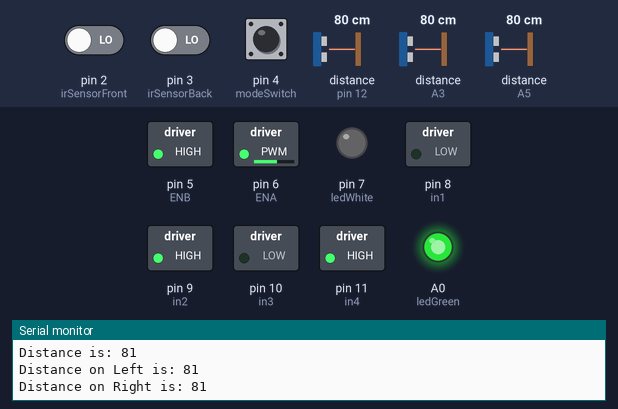
Bench run of a sketch on a simulated Arduino Uno, built with avr-gcc and run on an emulated ATmega328P. Parts: switched loads named in the sketch (green lamp = pin HIGH), output pins drawn as LEDs (lit = HIGH), the last lines printed to the serial monitor. Dashed ring = blinking. Inputs (shaded band) come from the test bench; at power-on: distance to the obstacle (sensors on A3, pin 12, A5) 80 cm, pin 4 (modeSwitch) HIGH, pin 3 (irSensorBack) LOW, pin 2 (irSensorFront) LOW. The echo pulse lasts 58.3 µs per cm.

Above: at 1.2 s.
1.3 s: distance to the obstacle (sensor on A3) set to 17 cm
4.3 s: distance to the obstacle (sensor on A3) set to 14 cm
At 5.3 s:
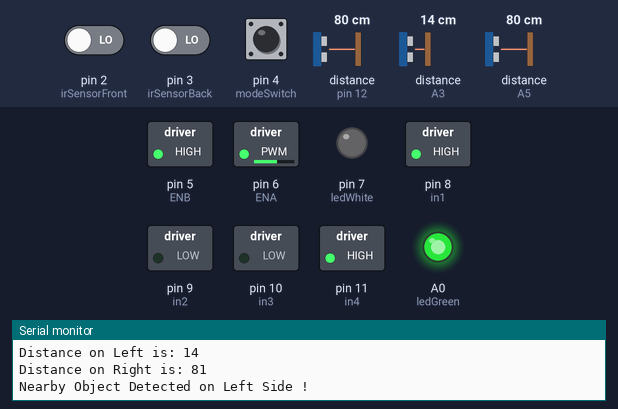
7.3 s: pin 4 (modeSwitch) pulled LOW for 1 s
At 9.9 s:
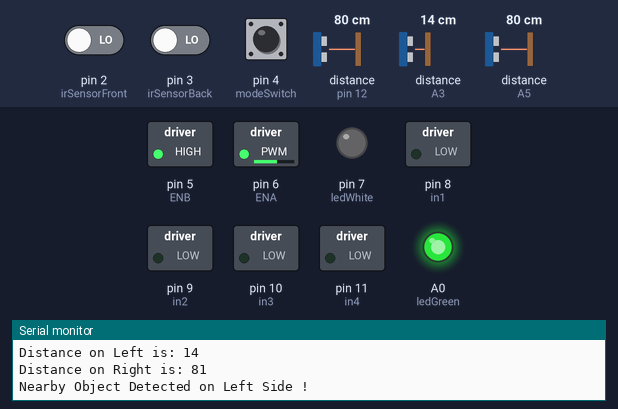
10.3 s: pin 3 (irSensorBack) driven HIGH
At 11.15 s:
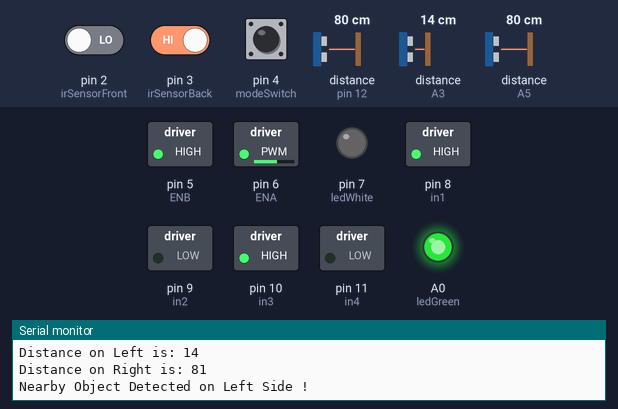
13.3 s: distance to the obstacle (sensor on pin 12) set to 17 cm
16.3 s: distance to the obstacle (sensor on pin 12) set to 13 cm
At 18.1 s:
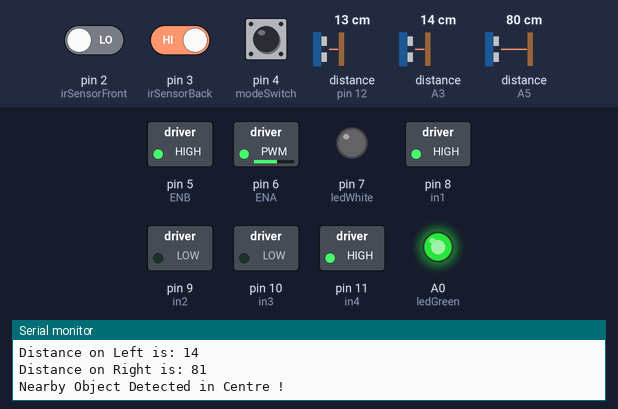
Timing chart, 0 to 20.3 s (numbered marks = the images above; inputs shaded):
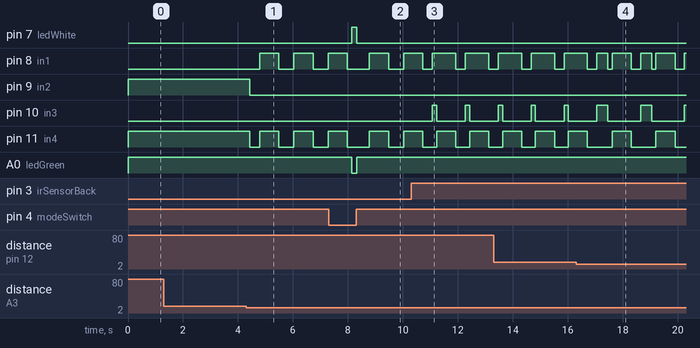

Measured:
- the behaviour switches between 16 and 15 cm on distance to the obstacle (sensor on A3) (found by bisection; images 0 and 1)
- the behaviour switches between 16 and 15 cm on distance to the obstacle (sensor on pin 12) (found by bisection; images 3 and 4)
- after the input at 4.3 s, pin 8 (in1): alternates HIGH for 0.70 s and LOW for 0.55 s, starting after 0.48 s; pin 9 (in2): HIGH → LOW after 0.13 s; pin 11 (in4): HIGH → LOW after 0.13 s, then repeats every 1.2 s: HIGH 0.70 s, LOW 0.55 s
- after the input at 7.3 s, pin 7 (ledWhite): LOW → HIGH after 0.83 s, → LOW 0.19 s later; A0 (ledGreen): HIGH → LOW after 0.83 s, → HIGH 0.19 s later
- after the input at 10.3 s, pin 10 (in3): alternates HIGH for 0.15 s and LOW for 1.0 s, starting after 0.78 s
- after the input at 16.3 s, pin 10 (in3): alternates HIGH for 0.40 s and LOW for 1.2 s, starting after 1.2 s; pin 11 (in4): alternates HIGH for 0.70 s and LOW for 0.89 s, starting after 1.3 s

The sketch:

Intelligent_House_Cleaning_Robot-Delay-MAIN.ino
```cpp
/*

Project Name: Intelligent House Cleaning Robot
Author: Dhyey Shah
Date Modified: 26th July, 2022

*/

/*-----------------------------------------------------------------------------START OF MAIN PROGRAM------------------------------------------------------------------------------*/


// Include Libraries
#include <NewPing.h>

// Defining Variables
#define RX 0
#define TX 1
#define irSensorFront 2
#define irSensorBack 3
#define modeSwitch 4
#define ENA 6                  // Enable Pin for Right Motor
#define ENB 5                  // Enable Pin for Left Motor
#define ledGreen A0
#define ledWhite 7
#define in1 8                  // Right Motor Forward
#define in2 9                  // Right Motor Backward
#define in3 10                 // Left Motor Forward
#define in4 11                 // Left Motor Backward
#define echoUS1 12
#define trigUS1 13
#define echoUS2 A3
#define trigUS2 A2
#define echoUS3 A5
#define trigUS3 A4

// #define servoAngle 105

char val;

//unsigned long prevTime_1 = 0;
//unsigned long prevTime_2 = 0;
//unsigned long prevTime_3 = 0;
//unsigned long prevTime_4 = 0;
//unsigned long prevTime_5 = 0;
//unsigned long prevTime_6 = 0;
//unsigned long prevTime_7 = 0;
//unsigned long prevTime_8 = 0;
//
//unsigned long currTime = millis();


// Creating Object Instances for Peripherals
NewPing sonar1(trigUS1, echoUS1, 300);
NewPing sonar2(trigUS2, echoUS2, 200);
NewPing sonar3(trigUS3, echoUS3, 200);


/*-------------------------------------------------------------------------------------*/


void setup() {

  Serial.begin(9600);

//  servo.attach(servoMotor);
//  servo.write(servoAngle);

  pinMode(ledGreen, OUTPUT);
  pinMode(ledWhite, OUTPUT);
  pinMode(in1, OUTPUT);
  pinMode(in2, OUTPUT);
  pinMode(in3, OUTPUT);
  pinMode(in4, OUTPUT);
  pinMode(ENA, OUTPUT);
  pinMode(ENB, OUTPUT);
  analogWrite(ENA, 145);
  analogWrite(ENB, 255);

  pinMode(irSensorFront, INPUT);
  pinMode(irSensorBack, INPUT);
  pinMode(modeSwitch, INPUT_PULLUP);

  digitalWrite(ledGreen, LOW);
  digitalWrite(ledWhite, LOW);

}

void loop() {

  if (digitalRead(modeSwitch) == HIGH){
    digitalWrite(ledGreen, HIGH);
    digitalWrite(ledWhite, LOW);
    automatic();
    }
  else if (digitalRead(modeSwitch) == LOW){
    digitalWrite(ledWhite, HIGH);
    digitalWrite(ledGreen, LOW);
    manual();
    }

  // Controlling both Sweeper & Scrubber Motors ( x4 Motors ) with 2 seperate Switches & 2 Batteries.

}


/*----------------------------PRIMARY USER FUNCTIONS-------------------------------*/


void automatic(){

  unsigned int dist_val1 = readDistance1();
  unsigned int dist_val2 = readDistance2();
  unsigned int dist_val3 = readDistance3();

  if ( dist_val1 <= 15 && dist_val1 != 0 ){

      Serial.println("Nearby Object Detected in Centre !");
      stopRobot();
      delay(150);
      moveBack();
      delay(400);
      stopRobot();
      delay(150);

      if ( dist_val2 > dist_val3){                  // dist_val2 for Sensor on Left, dist_val3 for Sensor on Right

          turnLeft();
          delay(400);
          stopRobot();
          delay(150);

        }

       else if ( dist_val2 < dist_val3){               // dist_val2 for Sensor on Left, dist_val3 for Sensor on Right

          turnRight();
          delay(400);
          stopRobot();
          delay(150);

        }

  }

  else if ( dist_val2 <= 15 && dist_val2 != 0 ){       // dist_val2 for Sensor on Left, dist_val3 for Sensor on Right

          Serial.println("Nearby Object Detected on Left Side !");
          stopRobot();
          delay(150);
          moveBack();
          delay(150);
          turnRight();
          delay(400);
          stopRobot();
          delay(150);

    }

   else if ( dist_val3 <= 15 && dist_val3 != 0 ){      // dist_val2 for Sensor on Left, dist_val3 for Sensor on Right

          Serial.println("Nearby Object Detected on Right Side !");
          stopRobot();
          delay(150);
          moveBack();
          delay(150);
          turnLeft();
          delay(400);
          stopRobot();
          delay(150);

    }

  else {

      moveForward();

    }

}

void manual(){

  unsigned int dist_value1 = readDistance1();

  if (Serial.available() > 0){

    stopRobot();
    val = Serial.read();
    Serial.println("The Bluetooth Value = ");
    Serial.println(val);
    delay(10);

  if ( val == '1' ){
      if ( dist_value1 <= 15 && dist_value1 != 0 ){
        stopRobot();
      }
      else {
        moveForward();
        }
    }

  else if ( val == '2' ){
      moveBack();
    }

  else if ( val == '3' ){
      turnRight();
    }

  else if ( val == '4' ){
      turnLeft();
    }

  else if ( val == '5' ){
      stopRobot();
    }

  }

}

/*----------------------------SECONDARY USER FUNCTIONS-------------------------------*/


unsigned int readDistance1(){

    unsigned int dist1 = sonar1.ping_cm();
    Serial.print("Distance is: ");
    Serial.println(dist1);
    return dist1;
    delay(10);
}

unsigned int readDistance2(){

    unsigned int dist2 = sonar2.ping_cm();
    Serial.print("Distance on Left is: ");
    Serial.println(dist2);
    return dist2;
    delay(10);
}

unsigned int readDistance3(){

    unsigned int dist3 = sonar3.ping_cm();
    Serial.print("Distance on Right is: ");
    Serial.println(dist3);
    return dist3;
    delay(10);
}

void moveForward(){

    if (digitalRead(irSensorFront) == HIGH){          // Detects Floor below in front, if Low = Stops
        stopRobot();
        delay(50);
      }
    else {
        digitalWrite(in1, LOW);
        digitalWrite(in2, HIGH);
        digitalWrite(in3, LOW);
        digitalWrite(in4, HIGH);
      }

}

void moveBack(){

    if (digitalRead(irSensorBack) == LOW){           // Detects Object behind at back, if High = Stops
        stopRobot();
        delay(50);
      }
    else{
        digitalWrite(in1, HIGH);
        digitalWrite(in2, LOW);
        digitalWrite(in3, HIGH);
        digitalWrite(in4, LOW);
      }

}

void turnRight(){

    digitalWrite(in1, HIGH);
    digitalWrite(in2, LOW);
    digitalWrite(in3, LOW);
    digitalWrite(in4, HIGH);
    delay(300);

}

void turnLeft(){

    digitalWrite(in1, LOW);
    digitalWrite(in2, HIGH);
    digitalWrite(in3, HIGH);
    digitalWrite(in4, LOW);
    delay(300);

}

void stopRobot(){

    digitalWrite(in1, LOW);
    digitalWrite(in2, LOW);
    digitalWrite(in3, LOW);
    digitalWrite(in4, LOW);

}
```
